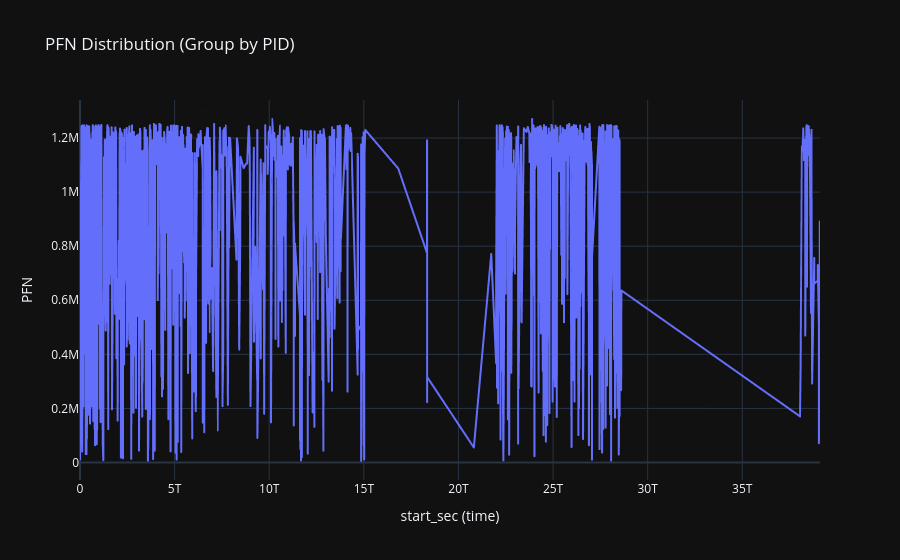

Write notebook code for a chart like this one.
### Code cell
fig5 = px.line(df, x="start_ns", y="PFN_int",
                  hover_data=["PID","COMM"],
                  title="PFN Distribution (Group by PID)",
                  # color=df['PID'].astype('str'),
                #   animation_frame=df['PFN_slice_4'].astype('str'),
                  template="plotly_dark")
fig5.update_layout(xaxis_title="start_sec (time)", yaxis_title="PFN")
fig5.show()

### Figure 1 — Plotly figure (JSON) as saved in the notebook; plotly's stock layout.template omitted (floating-point values rounded to 4 significant figures; data arrays with more than 128 entries replaced by an {"elided": "..."} marker saying what was removed)
{"data": [{"customdata": {"elided": "4835x2 mixed values"}, "hovertemplate": "start_ns=%{x}<br>PFN_int=%{y}<br>PID=%{customdata[0]}<br>COMM=%{customdata[1]}<extra></extra>", "legendgroup": "", "line": {"color": "#636efa", "dash": "solid"}, "marker": {"symbol": "circle"}, "mode": "lines", "name": "", "showlegend": false, "type": "scattergl", "x": {"elided": "4835 int values"}, "xaxis": "x", "y": {"elided": "4835 int values"}, "yaxis": "y"}], "layout": {"legend": {"tracegroupgap": 0}, "title": {"text": "PFN Distribution (Group by PID)"}, "xaxis": {"anchor": "y", "domain": [0, 1], "title": {"text": "start_sec (time)"}}, "yaxis": {"anchor": "x", "domain": [0, 1], "title": {"text": "PFN"}}}}
